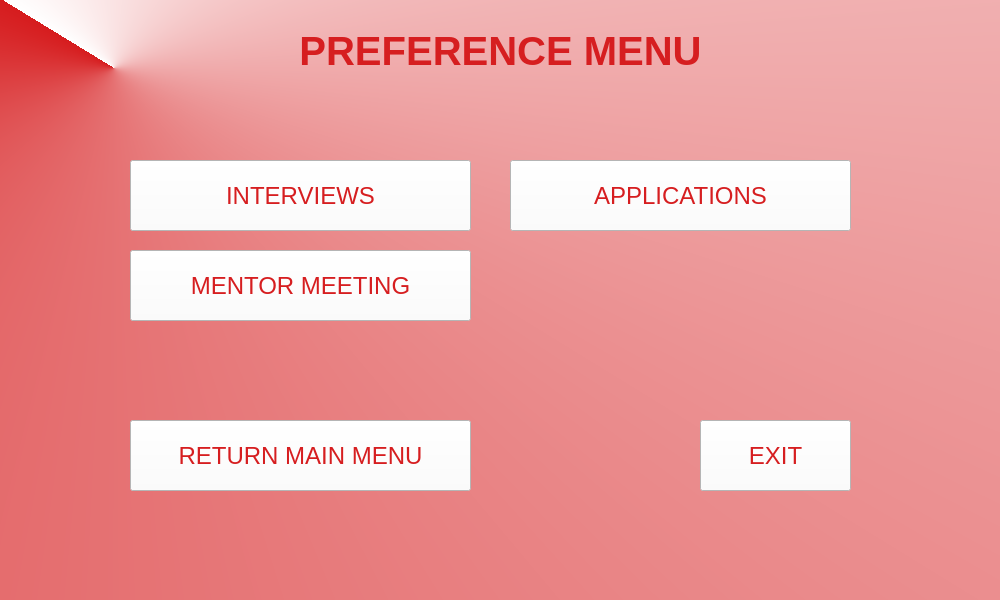
<?xml version="1.0" encoding="UTF-8"?>
<ui version="4.0">
 <class>Form</class>
 <widget class="QWidget" name="Form">
  <property name="geometry">
   <rect>
    <x>0</x>
    <y>0</y>
    <width>1000</width>
    <height>600</height>
   </rect>
  </property>
  <property name="sizePolicy">
   <sizepolicy hsizetype="Fixed" vsizetype="Fixed">
    <horstretch>0</horstretch>
    <verstretch>0</verstretch>
   </sizepolicy>
  </property>
  <property name="minimumSize">
   <size>
    <width>1000</width>
    <height>600</height>
   </size>
  </property>
  <property name="maximumSize">
   <size>
    <width>1000</width>
    <height>600</height>
   </size>
  </property>
  <property name="font">
   <font>
    <family>Nirmala UI</family>
   </font>
  </property>
  <property name="windowTitle">
   <string>Preference Menu</string>
  </property>
  <property name="windowIcon">
   <iconset theme="logo" resource="logo/logo.qrc">
    <normaloff>:/logo/logo_icon.png</normaloff>:/logo/logo_icon.png</iconset>
  </property>
  <property name="styleSheet">
   <string notr="true">#Form{
background-color: qconicalgradient(cx:0.114, cy:0.113318, angle:134.3, stop:0 rgba(214, 28, 30, 255), stop:1 rgba(255, 255, 255, 255));}</string>
  </property>
  <widget class="QLabel" name="label_Preference_Menu">
   <property name="geometry">
    <rect>
     <x>10</x>
     <y>20</y>
     <width>981</width>
     <height>61</height>
    </rect>
   </property>
   <property name="font">
    <font>
     <family>Nirmala UI</family>
     <pointsize>30</pointsize>
     <weight>75</weight>
     <bold>true</bold>
    </font>
   </property>
   <property name="styleSheet">
    <string notr="true">color: rgb(214, 30, 32);</string>
   </property>
   <property name="text">
    <string>PREFERENCE MENU</string>
   </property>
   <property name="alignment">
    <set>Qt::AlignCenter</set>
   </property>
  </widget>
  <widget class="QPushButton" name="pushButton_APPLICATIONS">
   <property name="geometry">
    <rect>
     <x>510</x>
     <y>160</y>
     <width>341</width>
     <height>71</height>
    </rect>
   </property>
   <property name="font">
    <font>
     <family>Nirmala UI</family>
     <pointsize>18</pointsize>
     <weight>50</weight>
     <bold>false</bold>
    </font>
   </property>
   <property name="styleSheet">
    <string notr="true">QPushButton{
	color: rgb(214, 30, 32);
	background-color: rgb(253, 253, 253);
}

QPushButton::hover{
	background-color: rgb(226, 92, 93);
	color: rgb(255, 255, 255);
}

QPushButton::pressed{
	background-color: rgb(216, 37, 39);
}</string>
   </property>
   <property name="text">
    <string>APPLICATIONS</string>
   </property>
  </widget>
  <widget class="QPushButton" name="pushButton_Mentor_Meeting">
   <property name="geometry">
    <rect>
     <x>130</x>
     <y>250</y>
     <width>341</width>
     <height>71</height>
    </rect>
   </property>
   <property name="font">
    <font>
     <family>Nirmala UI</family>
     <pointsize>18</pointsize>
     <weight>50</weight>
     <bold>false</bold>
    </font>
   </property>
   <property name="styleSheet">
    <string notr="true">QPushButton{
	color: rgb(214, 30, 32);
	background-color: rgb(253, 253, 253);
}

QPushButton::hover{
	background-color: rgb(226, 92, 93);
	color: rgb(255, 255, 255);
}

QPushButton::pressed{
	background-color: rgb(216, 37, 39);
}</string>
   </property>
   <property name="text">
    <string>MENTOR MEETING</string>
   </property>
  </widget>
  <widget class="QPushButton" name="pushButton_INTERVIEWS">
   <property name="geometry">
    <rect>
     <x>130</x>
     <y>160</y>
     <width>341</width>
     <height>71</height>
    </rect>
   </property>
   <property name="font">
    <font>
     <family>Nirmala UI</family>
     <pointsize>18</pointsize>
     <weight>50</weight>
     <bold>false</bold>
    </font>
   </property>
   <property name="styleSheet">
    <string notr="true">QPushButton{
	color: rgb(214, 30, 32);
	background-color: rgb(253, 253, 253);
}

QPushButton::hover{
	background-color: rgb(226, 92, 93);
	color: rgb(255, 255, 255);
}

QPushButton::pressed{
	background-color: rgb(216, 37, 39);
}</string>
   </property>
   <property name="text">
    <string>INTERVIEWS</string>
   </property>
  </widget>
  <widget class="QPushButton" name="pushButton_Return_Main_menu">
   <property name="geometry">
    <rect>
     <x>130</x>
     <y>420</y>
     <width>341</width>
     <height>71</height>
    </rect>
   </property>
   <property name="font">
    <font>
     <family>Nirmala UI</family>
     <pointsize>18</pointsize>
     <weight>50</weight>
     <bold>false</bold>
    </font>
   </property>
   <property name="styleSheet">
    <string notr="true">QPushButton{
	color: rgb(214, 30, 32);
	background-color: rgb(253, 253, 253);
}

QPushButton::hover{
	background-color: rgb(226, 92, 93);
	color: rgb(255, 255, 255);
}

QPushButton::pressed{
	background-color: rgb(216, 37, 39);
}</string>
   </property>
   <property name="text">
    <string>RETURN MAIN MENU</string>
   </property>
  </widget>
  <widget class="QPushButton" name="pushButton_Exit">
   <property name="geometry">
    <rect>
     <x>700</x>
     <y>420</y>
     <width>151</width>
     <height>71</height>
    </rect>
   </property>
   <property name="font">
    <font>
     <family>Nirmala UI</family>
     <pointsize>18</pointsize>
     <weight>50</weight>
     <bold>false</bold>
    </font>
   </property>
   <property name="styleSheet">
    <string notr="true">QPushButton{
	color: rgb(214, 30, 32);
	background-color: rgb(253, 253, 253);
}

QPushButton::hover{
	background-color: rgb(226, 92, 93);
	color: rgb(255, 255, 255);
}

QPushButton::pressed{
	background-color: rgb(216, 37, 39);
}</string>
   </property>
   <property name="text">
    <string>EXIT</string>
   </property>
  </widget>
 </widget>
 <resources>
  <include location="logo/logo.qrc"/>
 </resources>
 <connections/>
</ui>
